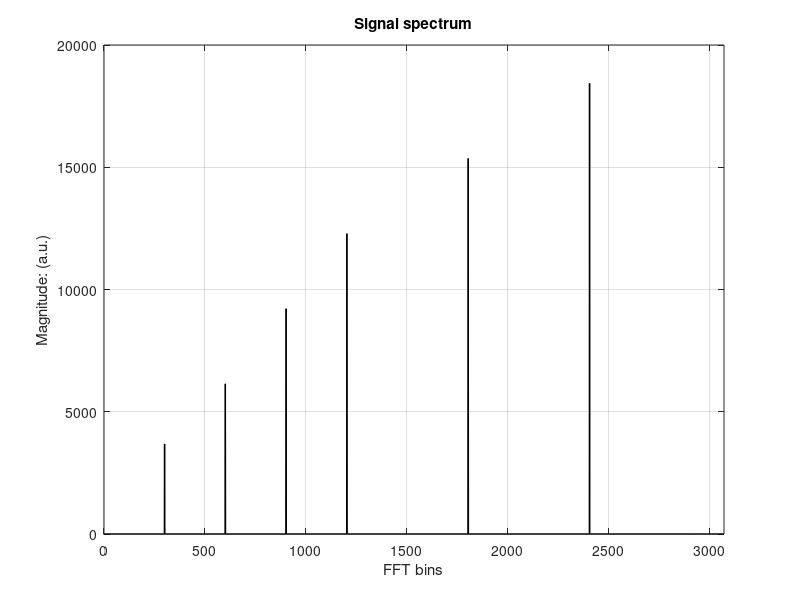

Write the MATLAB code that produced this figure. (Note: this script raises an error after producing the figure.)
%%
% 验证长点数N-FFT等价为多个并行M-PFFT (N=M*R)
%
clear;clc;
N = 6144; % Signal sequence length
M = 1024; % FFT-length
R = 6; % Taps in each polyphase branch. 
n = 0:N-1;   % sampling index (time)

srate = 1e3; % sampling rate.

% signal frequency bins, which are even-indexed and odd-indexed
v1 = 300; % R*p 
v2 = 601; % R*p+1
v3 = 902; % R*p+2
v4 = 1203; % R*p+3
v5 = 1804; % R*p+4
v6 = 2405; % R*p+5

% complex sinsoid signal (input)

x = 0.6*exp(1i*2*pi*v1/N.*n)+1*exp(1i*2*pi*v2/N.*n)...
    + 1.5*exp(1i*2*pi*v3/N.*n)+2*exp(1i*2*pi*v4/N.*n)...
    + 2.5*exp(1i*2*pi*v5/N.*n)+3*exp(1i*2*pi*v6/N.*n);

ham_win = (hamming(N))'; % hamming window function
sinc_win = fir1(N-1,1/M,rectwin(N)); % sinc window function
sys_win = sinc_win.*ham_win; % composed system window function
sys_win = (rectwin(N))';

x_win = sys_win.*x;
X_win = fft(x_win);
X_win_mag = abs(X_win);

%%
k = -N/2:N/2-1; % FFT-bin index (normalized frequency) 
figure(1),clf
plot(k,fftshift(X_win_mag),'k-','linew',1);
grid on
title('Signal spectrum')
xlabel('FFT bins')
ylabel('Magnitude: (a.u.)')
xlim([0 N/2-1])

%%

X_ds0 = downsample(X_win,R);% resample the orignal long FFT.
X_ds1 = downsample(X_win,R,1);
X_ds2 = downsample(X_win,R,2);
X_ds3 = downsample(X_win,R,3);
X_ds4 = downsample(X_win,R,4);
X_ds5 = downsample(X_win,R,5);

% use pfft_n() to compute polyphase FFT.
Yp0 = pfft_n(x,sys_win,M,R,0); 
Yp1 = pfft_n(x,sys_win,M,R,1);
Yp2 = pfft_n(x,sys_win,M,R,2);
Yp3 = pfft_n(x,sys_win,M,R,3);
Yp4 = pfft_n(x,sys_win,M,R,4);
Yp5 = pfft_n(x,sys_win,M,R,5);

kd = (0:M-1);
%%

% figure(2),clf
% subplot(221),hold on
% plot(kd,abs(X_ds0),'b*-','markersize',8,'linew',1)
% grid on
% title(['Decimated FFT:',' DSI=',num2str(0)])
% xlabel('Decimated FFT bins')
% ylabel('FFT magnitude: (a.u.)')
% ylim([0 5000])
% 
% subplot(222),hold on
% plot(kd,abs(X_ds1),'b*-','markersize',8,'linew',1)
% grid on
% title(['Decimated FFT:',' DSI=',num2str(1)])
% xlabel('Decimated FFT bins')
% ylabel('FFT magnitude: (a.u.)')
% ylim([0 5000])
% 
% subplot(223),hold on
% plot(kd,abs(X_ds2),'b*-','markersize',8,'linew',1)
% grid on
% title(['Decimated FFT:',' DSI=',num2str(2)])
% xlabel('Decimated FFT bins')
% ylabel('FFT magnitude: (a.u.)')
% ylim([0 5000])
% 
% subplot(224),hold on
% plot(kd,abs(X_ds3),'b*-','markersize',8,'linew',1)
% grid on
% title(['Decimated FFT:',' DSI=',num2str(3)])
% xlabel('Decimated FFT bins')
% ylabel('FFT magnitude: (a.u.)')
% ylim([0 5000])
%%
figure(3),clf
subplot(231),hold on
plot(kd,abs(Yp0),'rs','markersize',10,'linew',1)
plot(kd,abs(X_ds0),'b*-','markersize',8,'linew',1)
grid on
title(['PFFT and decimated FFT:',' DSI=',num2str(0)])
% set(gca,'xtick',[0 idx_Xds_sorted(2:-1:1)-1,M/2,M-1])
legend({[num2str(M),'-PFFT'];[num2str(R),'-decimated ',num2str(N),'-FFT']})
xlabel('PFFT bins')
ylabel('PFFT magnitude: (a.u.)')
ylim([0 20000])

subplot(232),hold on
plot(kd,abs(Yp1),'rs','markersize',10,'linew',1)
plot(kd,abs(X_ds1),'b*-','markersize',8,'linew',1)
grid on
title(['PFFT and decimated FFT:',' DSI=',num2str(1)])
% set(gca,'xtick',[0 idx_Xds_sorted(2:-1:1)-1,M/2,M-1])
legend({[num2str(M),'-PFFT'];[num2str(R),'-decimated ',num2str(N),'-FFT']})
xlabel('PFFT bins')
ylabel('PFFT magnitude: (a.u.)')
ylim([0 20000])

subplot(233),hold on
plot(kd,abs(Yp2),'rs','markersize',10,'linew',1)
plot(kd,abs(X_ds2),'b*-','markersize',8,'linew',1)
grid on
title(['PFFT and decimated FFT:',' DSI=',num2str(2)])
% set(gca,'xtick',[0 idx_Xds_sorted(2:-1:1)-1,M/2,M-1])
legend({[num2str(M),'-PFFT'];[num2str(R),'-decimated ',num2str(N),'-FFT']})
xlabel('PFFT bins')
ylabel('PFFT magnitude: (a.u.)')
ylim([0 20000])

subplot(234),hold on
plot(kd,abs(Yp3),'rs','markersize',10,'linew',1)
plot(kd,abs(X_ds3),'b*-','markersize',8,'linew',1)
grid on
title(['PFFT and decimated FFT:',' DSI=',num2str(3)])
% set(gca,'xtick',[0 idx_Xds_sorted(2:-1:1)-1,M/2,M-1])
legend({[num2str(M),'-PFFT'];[num2str(R),'-decimated ',num2str(N),'-FFT']})
xlabel('PFFT bins')
ylabel('PFFT magnitude: (a.u.)')
ylim([0 20000])

subplot(235),hold on
plot(kd,abs(Yp4),'rs','markersize',10,'linew',1)
plot(kd,abs(X_ds4),'b*-','markersize',8,'linew',1)
grid on
title(['PFFT and decimated FFT:',' DSI=',num2str(4)])
% set(gca,'xtick',[0 idx_Xds_sorted(2:-1:1)-1,M/2,M-1])
legend({[num2str(M),'-PFFT'];[num2str(R),'-decimated ',num2str(N),'-FFT']})
xlabel('PFFT bins')
ylabel('PFFT magnitude: (a.u.)')
ylim([0 20000])

subplot(236),hold on
plot(kd,abs(Yp5),'rs','markersize',10,'linew',1)
plot(kd,abs(X_ds5),'b*-','markersize',8,'linew',1)
grid on
title(['PFFT and decimated FFT:',' DSI=',num2str(5)])
% set(gca,'xtick',[0 idx_Xds_sorted(2:-1:1)-1,M/2,M-1])
legend({[num2str(M),'-PFFT'];[num2str(R),'-decimated ',num2str(N),'-FFT']})
xlabel('PFFT bins')
ylabel('PFFT magnitude: (a.u.)')
ylim([0 20000])
%%
